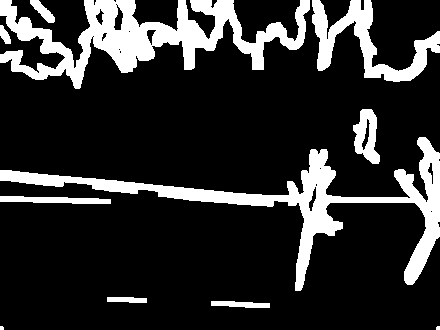
#> input picture dataset_generation/dexinet.png, 440 x 330 px
$ python flood_fill.py
#> lines starting #> are read from the running program, lines starting #| are printed output that depends on the picture; after the words box and inside, x2 and y2 are one past the last pixel; in counts of white or black regions, pixels touching at a corner belong together
import cv2
from matplotlib import pyplot as plt
import numpy as np
from collections import deque

# Create a black background
image = cv2.imread("dexinet.png", cv2.IMREAD_GRAYSCALE)
#> image: shape (330, 440); 17.7% white; 11 white regions (2 under 20 px), largest, box (x1, y1, x2, y2) and area: (0, 0, 310, 89) 10336, (0, 137, 440, 291) 9485, (312, 0, 440, 82) 3480
_, binary_image = cv2.threshold(image, 180, 255, cv2.THRESH_BINARY)
# [4 lines of commented-out code are left out]
test_image = binary_image

# # sample
# test_image = np.zeros((500, 500), dtype=np.uint8)
# # Draw white lines on a black background
# cv2.line(test_image, (0, 100), (500, 100), 255, 20)  # Thick horizontal line at y=100
# cv2.line(test_image, (0, 320), (500, 300), 255, 2)  # Horizontal line at y=300
# cv2.line(test_image, (0, 0), (100, 500), 255, 2)  # Diagonal line

# # Create an initial mask as a white rectangle at the bottom-left corner
# test_mask = np.ones_like(test_image) * 255  # Start with a white mask
# cv2.rectangle(test_mask, (0, 250), (20, 300), 0, -1)  # Small black area to expand

test_mask = cv2.imread("test_mask.png", cv2.IMREAD_GRAYSCALE)
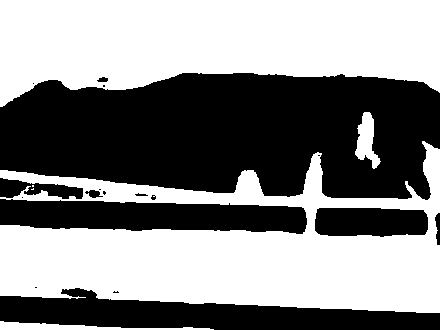
#> input picture dataset_generation/test_mask.png, 440 x 330 px
#> test_mask: shape (330, 440); 53.3% white; 18 black regions (9 under 20 px), largest, box (x1, y1, x2, y2) and area: (0, 73, 440, 200) 44760, (0, 288, 440, 330) 10731, (0, 199, 307, 234) 8089


def expand_mask_with_flood_fill(lines, mask):
    """
    Expands the black mask in all directions (upward, downward, leftward, rightward)
    until it reaches the nearest white line or the image boundary, using a flood-fill approach.
    """
    height, width = mask.shape
#> height = 330; width = 440
    expanded_mask = mask.copy()
    directions = [(-1, 0), (1, 0), (0, -1), (0, 1)]  # Up, Down, Left, Right

    # Initialize queue with all the initial black mask positions
    queue = deque([(y, x) for y in range(height) for x in range(width) if mask[y, x] == 0])

    while queue:
        y, x = queue.popleft()

        for dy, dx in directions:
            ny, nx = y + dy, x + dx
            if 0 <= ny < height and 0 <= nx < width:
                if lines[ny, nx] == 0 and expanded_mask[ny, nx] == 255:  # Expand only into black areas
                    expanded_mask[ny, nx] = 0
                    queue.append((ny, nx))
#> this loop made 111159 passes
#> (y, x) on passes 1 to 3: (73, 182), (73, 183), (73, 184)
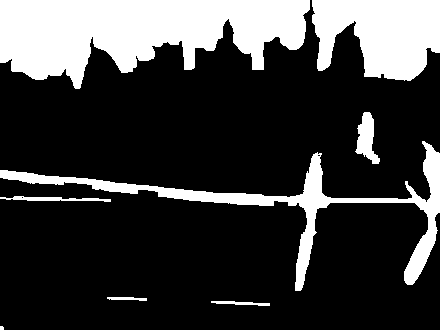
#> expanded_mask: shape (330, 440); 23.4% white; 8 white regions (1 under 20 px), largest, box (x1, y1, x2, y2) and area: (0, 0, 310, 89) 17892, (312, 0, 440, 81) 7749, (0, 141, 440, 291) 7068

    return expanded_mask

# Run the optimized flood-fill expansion
result_mask_flood_fill = expand_mask_with_flood_fill(test_image, test_mask)

# Displaying images
plt.figure(figsize=(12, 6))
plt.subplot(1, 3, 1)
plt.title("Test Image with Lines")
plt.imshow(test_image, cmap='gray')
plt.subplot(1, 3, 2)
plt.title("Initial Mask (Inverted)")
plt.imshow(test_mask, cmap='gray')
plt.subplot(1, 3, 3)
plt.title("Flood-Fill Expanded Mask")
plt.imshow(result_mask_flood_fill, cmap='gray')
plt.tight_layout()
plt.show()
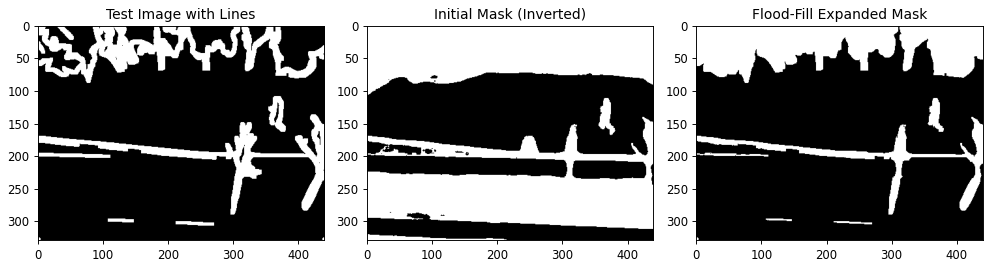
#> figure drawn by matplotlib, 3 panels
